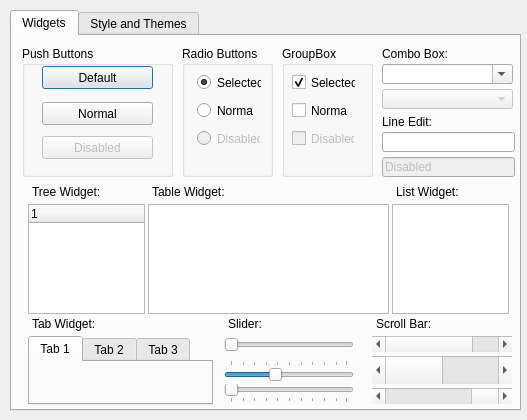
<?xml version="1.0" encoding="UTF-8"?>
<ui version="4.0">
 <class>StyleDialog</class>
 <widget class="QDialog" name="StyleDialog">
  <property name="enabled">
   <bool>true</bool>
  </property>
  <property name="geometry">
   <rect>
    <x>0</x>
    <y>0</y>
    <width>527</width>
    <height>420</height>
   </rect>
  </property>
  <property name="sizePolicy">
   <sizepolicy hsizetype="Fixed" vsizetype="Fixed">
    <horstretch>0</horstretch>
    <verstretch>0</verstretch>
   </sizepolicy>
  </property>
  <property name="windowTitle">
   <string>Style</string>
  </property>
  <widget class="QTabWidget" name="tabWidget">
   <property name="geometry">
    <rect>
     <x>10</x>
     <y>10</y>
     <width>511</width>
     <height>401</height>
    </rect>
   </property>
   <property name="maximumSize">
    <size>
     <width>511</width>
     <height>401</height>
    </size>
   </property>
   <property name="currentIndex">
    <number>0</number>
   </property>
   <widget class="QWidget" name="tab">
    <attribute name="title">
     <string>Widgets</string>
    </attribute>
    <widget class="QGroupBox" name="groupBox">
     <property name="geometry">
      <rect>
       <x>10</x>
       <y>10</y>
       <width>151</width>
       <height>131</height>
      </rect>
     </property>
     <property name="title">
      <string>Push Buttons</string>
     </property>
     <widget class="QPushButton" name="pushButton">
      <property name="geometry">
       <rect>
        <x>20</x>
        <y>20</y>
        <width>111</width>
        <height>23</height>
       </rect>
      </property>
      <property name="text">
       <string>Default</string>
      </property>
     </widget>
     <widget class="QPushButton" name="pushButton_2">
      <property name="geometry">
       <rect>
        <x>20</x>
        <y>56</y>
        <width>111</width>
        <height>23</height>
       </rect>
      </property>
      <property name="text">
       <string>Normal</string>
      </property>
     </widget>
     <widget class="QPushButton" name="pushButton_3">
      <property name="enabled">
       <bool>false</bool>
      </property>
      <property name="geometry">
       <rect>
        <x>20</x>
        <y>90</y>
        <width>111</width>
        <height>23</height>
       </rect>
      </property>
      <property name="text">
       <string>Disabled</string>
      </property>
     </widget>
    </widget>
    <widget class="QGroupBox" name="groupBox_2">
     <property name="geometry">
      <rect>
       <x>170</x>
       <y>10</y>
       <width>91</width>
       <height>131</height>
      </rect>
     </property>
     <property name="title">
      <string>Radio Buttons</string>
     </property>
     <widget class="QRadioButton" name="radioButton">
      <property name="geometry">
       <rect>
        <x>15</x>
        <y>28</y>
        <width>64</width>
        <height>17</height>
       </rect>
      </property>
      <property name="text">
       <string>Selected</string>
      </property>
      <property name="checked">
       <bool>true</bool>
      </property>
     </widget>
     <widget class="QRadioButton" name="radioButton_2">
      <property name="geometry">
       <rect>
        <x>15</x>
        <y>56</y>
        <width>56</width>
        <height>17</height>
       </rect>
      </property>
      <property name="text">
       <string>Normal</string>
      </property>
     </widget>
     <widget class="QRadioButton" name="radioButton_3">
      <property name="enabled">
       <bool>false</bool>
      </property>
      <property name="geometry">
       <rect>
        <x>15</x>
        <y>84</y>
        <width>63</width>
        <height>17</height>
       </rect>
      </property>
      <property name="text">
       <string>Disabled</string>
      </property>
     </widget>
    </widget>
    <widget class="QGroupBox" name="groupBox_3">
     <property name="geometry">
      <rect>
       <x>270</x>
       <y>10</y>
       <width>91</width>
       <height>131</height>
      </rect>
     </property>
     <property name="title">
      <string>GroupBox</string>
     </property>
     <widget class="QCheckBox" name="checkBox">
      <property name="geometry">
       <rect>
        <x>10</x>
        <y>28</y>
        <width>64</width>
        <height>17</height>
       </rect>
      </property>
      <property name="text">
       <string>Selected</string>
      </property>
      <property name="checked">
       <bool>true</bool>
      </property>
     </widget>
     <widget class="QCheckBox" name="checkBox_2">
      <property name="geometry">
       <rect>
        <x>10</x>
        <y>56</y>
        <width>56</width>
        <height>17</height>
       </rect>
      </property>
      <property name="text">
       <string>Normal</string>
      </property>
     </widget>
     <widget class="QCheckBox" name="checkBox_3">
      <property name="enabled">
       <bool>false</bool>
      </property>
      <property name="geometry">
       <rect>
        <x>10</x>
        <y>84</y>
        <width>63</width>
        <height>17</height>
       </rect>
      </property>
      <property name="text">
       <string>Disabled</string>
      </property>
     </widget>
    </widget>
    <widget class="QComboBox" name="comboBox">
     <property name="geometry">
      <rect>
       <x>370</x>
       <y>28</y>
       <width>131</width>
       <height>20</height>
      </rect>
     </property>
     <property name="editable">
      <bool>true</bool>
     </property>
     <property name="frame">
      <bool>true</bool>
     </property>
    </widget>
    <widget class="QLabel" name="label">
     <property name="geometry">
      <rect>
       <x>370</x>
       <y>10</y>
       <width>113</width>
       <height>16</height>
      </rect>
     </property>
     <property name="text">
      <string>Combo Box:</string>
     </property>
    </widget>
    <widget class="QLabel" name="label_2">
     <property name="geometry">
      <rect>
       <x>370</x>
       <y>78</y>
       <width>117</width>
       <height>16</height>
      </rect>
     </property>
     <property name="text">
      <string>Line Edit:</string>
     </property>
    </widget>
    <widget class="QLineEdit" name="lineEdit">
     <property name="geometry">
      <rect>
       <x>370</x>
       <y>96</y>
       <width>133</width>
       <height>20</height>
      </rect>
     </property>
    </widget>
    <widget class="QLineEdit" name="lineEdit_2">
     <property name="enabled">
      <bool>false</bool>
     </property>
     <property name="geometry">
      <rect>
       <x>370</x>
       <y>121</y>
       <width>133</width>
       <height>20</height>
      </rect>
     </property>
     <property name="text">
      <string>Disabled</string>
     </property>
    </widget>
    <widget class="QComboBox" name="comboBox_2">
     <property name="enabled">
      <bool>false</bool>
     </property>
     <property name="geometry">
      <rect>
       <x>370</x>
       <y>53</y>
       <width>131</width>
       <height>20</height>
      </rect>
     </property>
     <property name="editable">
      <bool>false</bool>
     </property>
    </widget>
    <widget class="QLabel" name="label_3">
     <property name="geometry">
      <rect>
       <x>20</x>
       <y>148</y>
       <width>81</width>
       <height>16</height>
      </rect>
     </property>
     <property name="text">
      <string>Tree Widget:</string>
     </property>
    </widget>
    <widget class="QTreeWidget" name="treeWidget">
     <property name="geometry">
      <rect>
       <x>16</x>
       <y>168</y>
       <width>117</width>
       <height>110</height>
      </rect>
     </property>
     <column>
      <property name="text">
       <string notr="true">1</string>
      </property>
     </column>
    </widget>
    <widget class="QLabel" name="label_4">
     <property name="geometry">
      <rect>
       <x>140</x>
       <y>148</y>
       <width>91</width>
       <height>16</height>
      </rect>
     </property>
     <property name="text">
      <string>Table Widget:</string>
     </property>
    </widget>
    <widget class="QLabel" name="label_5">
     <property name="geometry">
      <rect>
       <x>384</x>
       <y>148</y>
       <width>77</width>
       <height>16</height>
      </rect>
     </property>
     <property name="text">
      <string>List Widget:</string>
     </property>
    </widget>
    <widget class="QListWidget" name="listWidget">
     <property name="geometry">
      <rect>
       <x>380</x>
       <y>168</y>
       <width>117</width>
       <height>110</height>
      </rect>
     </property>
    </widget>
    <widget class="QTabWidget" name="tabWidget_2">
     <property name="geometry">
      <rect>
       <x>16</x>
       <y>300</y>
       <width>185</width>
       <height>69</height>
      </rect>
     </property>
     <property name="currentIndex">
      <number>0</number>
     </property>
     <widget class="QWidget" name="tab_3">
      <attribute name="title">
       <string>Tab 1</string>
      </attribute>
     </widget>
     <widget class="QWidget" name="tab_5">
      <attribute name="title">
       <string>Tab 2</string>
      </attribute>
     </widget>
     <widget class="QWidget" name="widget">
      <attribute name="title">
       <string>Tab 3</string>
      </attribute>
     </widget>
    </widget>
    <widget class="QSlider" name="horizontalSlider">
     <property name="geometry">
      <rect>
       <x>212</x>
       <y>299</y>
       <width>130</width>
       <height>19</height>
      </rect>
     </property>
     <property name="orientation">
      <enum>Qt::Horizontal</enum>
     </property>
    </widget>
    <widget class="QLabel" name="label_7">
     <property name="geometry">
      <rect>
       <x>20</x>
       <y>280</y>
       <width>73</width>
       <height>16</height>
      </rect>
     </property>
     <property name="text">
      <string>Tab Widget:</string>
     </property>
    </widget>
    <widget class="QLabel" name="label_8">
     <property name="geometry">
      <rect>
       <x>216</x>
       <y>280</y>
       <width>105</width>
       <height>16</height>
      </rect>
     </property>
     <property name="text">
      <string>Slider:</string>
     </property>
    </widget>
    <widget class="QScrollBar" name="horizontalScrollBar">
     <property name="geometry">
      <rect>
       <x>360</x>
       <y>300</y>
       <width>140</width>
       <height>16</height>
      </rect>
     </property>
     <property name="maximum">
      <number>3</number>
     </property>
     <property name="singleStep">
      <number>0</number>
     </property>
     <property name="pageStep">
      <number>10</number>
     </property>
     <property name="sliderPosition">
      <number>0</number>
     </property>
     <property name="tracking">
      <bool>true</bool>
     </property>
     <property name="orientation">
      <enum>Qt::Horizontal</enum>
     </property>
     <property name="invertedControls">
      <bool>true</bool>
     </property>
    </widget>
    <widget class="QLabel" name="label_9">
     <property name="geometry">
      <rect>
       <x>364</x>
       <y>280</y>
       <width>97</width>
       <height>16</height>
      </rect>
     </property>
     <property name="text">
      <string>Scroll Bar:</string>
     </property>
    </widget>
    <widget class="QSlider" name="horizontalSlider_2">
     <property name="geometry">
      <rect>
       <x>212</x>
       <y>324</y>
       <width>130</width>
       <height>21</height>
      </rect>
     </property>
     <property name="value">
      <number>38</number>
     </property>
     <property name="orientation">
      <enum>Qt::Horizontal</enum>
     </property>
     <property name="invertedAppearance">
      <bool>false</bool>
     </property>
     <property name="tickPosition">
      <enum>QSlider::TicksAbove</enum>
     </property>
    </widget>
    <widget class="QScrollBar" name="horizontalScrollBar_2">
     <property name="geometry">
      <rect>
       <x>360</x>
       <y>320</y>
       <width>140</width>
       <height>28</height>
      </rect>
     </property>
     <property name="maximum">
      <number>10</number>
     </property>
     <property name="orientation">
      <enum>Qt::Horizontal</enum>
     </property>
    </widget>
    <widget class="QTableWidget" name="tableWidget">
     <property name="geometry">
      <rect>
       <x>136</x>
       <y>168</y>
       <width>241</width>
       <height>110</height>
      </rect>
     </property>
    </widget>
    <widget class="QSlider" name="horizontalSlider_3">
     <property name="geometry">
      <rect>
       <x>212</x>
       <y>348</y>
       <width>130</width>
       <height>19</height>
      </rect>
     </property>
     <property name="orientation">
      <enum>Qt::Horizontal</enum>
     </property>
     <property name="tickPosition">
      <enum>QSlider::TicksBelow</enum>
     </property>
    </widget>
    <widget class="QScrollBar" name="horizontalScrollBar_3">
     <property name="geometry">
      <rect>
       <x>360</x>
       <y>352</y>
       <width>140</width>
       <height>16</height>
      </rect>
     </property>
     <property name="orientation">
      <enum>Qt::Horizontal</enum>
     </property>
     <property name="invertedAppearance">
      <bool>true</bool>
     </property>
    </widget>
   </widget>
   <widget class="QWidget" name="tab_2">
    <attribute name="title">
     <string>Style and Themes</string>
    </attribute>
   </widget>
  </widget>
 </widget>
 <resources/>
 <connections/>
</ui>
